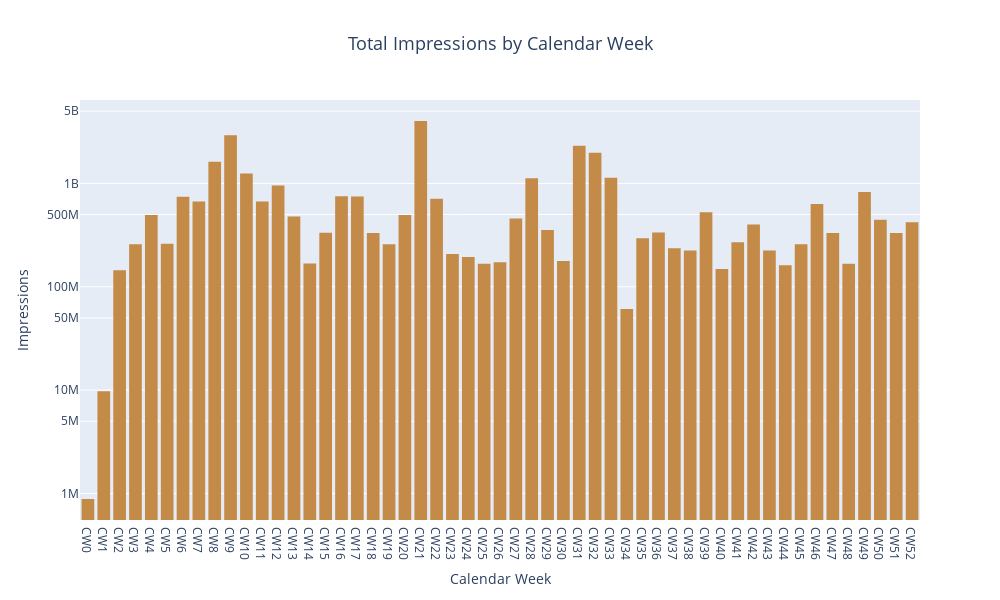

Notebook code cell kept with this figure:
### Code cell
import plotly.express as px

weekly_totals = meta_weekly_impressions[[f'CW{i}' for i in range(53)]].sum()

# DataFrame for plotly
weekly_df = pd.DataFrame({
    'Week': weekly_totals.index,
    'Impressions': weekly_totals.values
})
snapchat_color = '#c48a47'

fig1 = px.bar(weekly_df, x='Week', y='Impressions',
             title='Total Impressions by Calendar Week',
             color_discrete_sequence=[snapchat_color],
             hover_data={'Impressions': ':,.0f'}) 
fig1.update_layout(
    xaxis_title='Calendar Week',
    yaxis_title='Impressions',
    width=1000,
    height=600,
    xaxis={'categoryorder': 'array', 'categoryarray': weekly_df['Week'].tolist()},
    yaxis_type='log',
    yaxis={
        'tickvals': [1e6, 5e6, 1e7, 5e7, 1e8, 5e8, 1e9, 5e9],
        'ticktext': ['1M', '5M', '10M', '50M', '100M', '500M', '1B', '5B']
    },
    font=dict(size=12),
    title_font=dict(size=18),
    title={
        'text': 'Total Impressions by Calendar Week',
        'x': 0.5, 
        'xanchor': 'center'
    }
)
fig1.update_traces(
    marker_line_width=0, 
    hovertemplate='Week: %{x}<br>Impressions: %{y:,.0f}<extra></extra>'  
)
fig1.add_annotation(
    x='CW32',
    y=1.984106480e9,
    text="Week: CW32<br>Impressions: 1,984,106,480",
    showarrow=True,
    arrowhead=1,
    ax=20,
    ay=-30
)

fig1.show()

### Figure 1 — Plotly figure (JSON) as saved in the notebook; plotly's stock layout.template omitted (floating-point values rounded to 4 significant figures)
{"data": [{"alignmentgroup": "True", "hovertemplate": "Week: %{x}<br>Impressions: %{y:,.0f}<extra></extra>", "legendgroup": "", "marker": {"color": "#c48a47", "line": {"width": 0}, "pattern": {"shape": ""}}, "name": "", "offsetgroup": "", "orientation": "v", "showlegend": false, "textposition": "auto", "type": "bar", "x": ["CW0", "CW1", "CW2", "CW3", "CW4", "CW5", "CW6", "CW7", "CW8", "CW9", "CW10", "CW11", "CW12", "CW13", "CW14", "CW15", "CW16", "CW17", "CW18", "CW19", "CW20", "CW21", "CW22", "CW23", "CW24", "CW25", "CW26", "CW27", "CW28", "CW29", "CW30", "CW31", "CW32", "CW33", "CW34", "CW35", "CW36", "CW37", "CW38", "CW39", "CW40", "CW41", "CW42", "CW43", "CW44", "CW45", "CW46", "CW47", "CW48", "CW49", "CW50", "CW51", "CW52"], "xaxis": "x", "y": [884908, 9777780, 144621673, 257431829, 495072355, 261240577, 743651917, 667901015, 1619767133, 2926267201, 1248752272, 669925007, 952441702, 478107164, 168092475, 333445382, 752239437, 747383206, 331311422, 258106589, 494613726, 4016004890, 709240115, 207580858, 194057912, 167118680, 173097235, 457716227, 1121204251, 354838370, 177829069, 2309346038, 1984106480, 1136870904, 60842595, 295256780, 335138376, 235424014, 224487222, 525759229, 148999751, 270068792, 399950737, 224632541, 161922356, 258525692, 630429910, 330890311, 167011536, 828120971, 445463977, 332142207, 420042431], "yaxis": "y"}], "layout": {"annotations": [{"arrowhead": 1, "ax": 20, "ay": -30, "showarrow": true, "text": "Week: CW32<br>Impressions: 1,984,106,480", "x": "CW32", "y": 1984106480}], "barmode": "relative", "font": {"size": 12}, "height": 600, "legend": {"tracegroupgap": 0}, "title": {"font": {"size": 18}, "text": "Total Impressions by Calendar Week", "x": 0.5, "xanchor": "center"}, "width": 1000, "xaxis": {"anchor": "y", "categoryarray": ["CW0", "CW1", "CW2", "CW3", "CW4", "CW5", "CW6", "CW7", "CW8", "CW9", "CW10", "CW11", "CW12", "CW13", "CW14", "CW15", "CW16", "CW17", "CW18", "CW19", "CW20", "CW21", "CW22", "CW23", "CW24", "CW25", "CW26", "CW27", "CW28", "CW29", "CW30", "CW31", "CW32", "CW33", "CW34", "CW35", "CW36", "CW37", "CW38", "CW39", "CW40", "CW41", "CW42", "CW43", "CW44", "CW45", "CW46", "CW47", "CW48", "CW49", "CW50", "CW51", "CW52"], "categoryorder": "array", "domain": [0, 1], "title": {"text": "Calendar Week"}}, "yaxis": {"anchor": "x", "domain": [0, 1], "ticktext": ["1M", "5M", "10M", "50M", "100M", "500M", "1B", "5B"], "tickvals": [1000000, 5000000, 10000000, 50000000, 100000000, 500000000, 1000000000, 5000000000], "title": {"text": "Impressions"}, "type": "log"}}}
